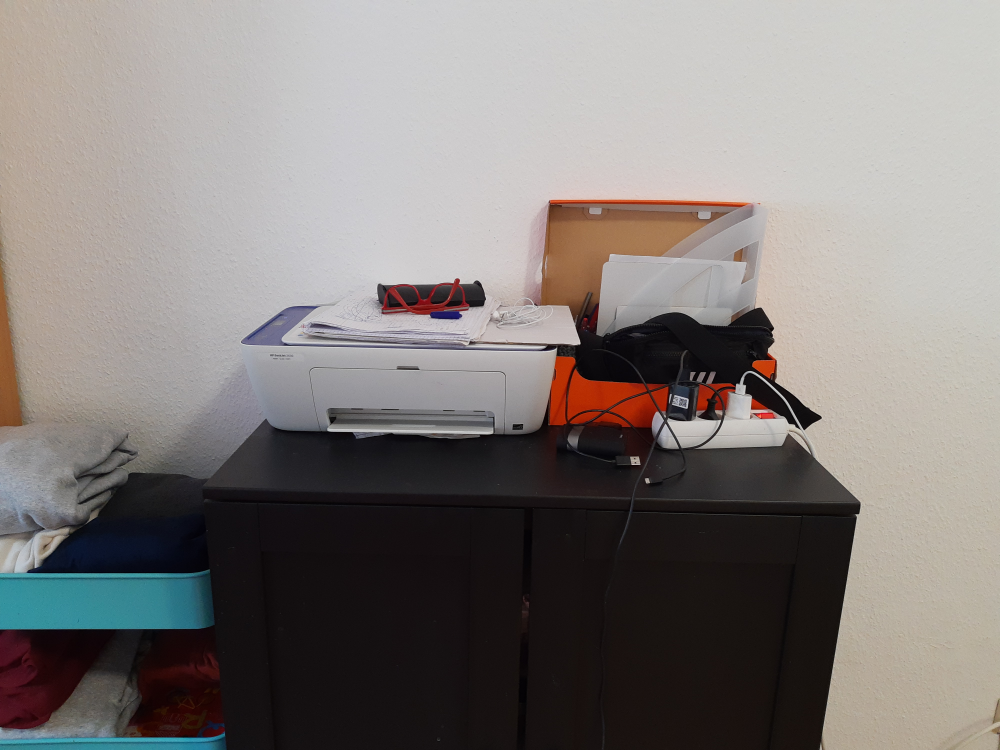
#> input picture VideoStabilization/data/picLeft.jpg, 4000 x 3000 px (shown at 1/4 size)
$ python main_proj2.py
#> lines starting #> are read from the running program, lines starting #| are printed output that depends on the picture
#> further down, ImgLeft is the input picture: PIL image 4000x3000 RGB; mean R, G, B 130.2, 124.9, 122.4
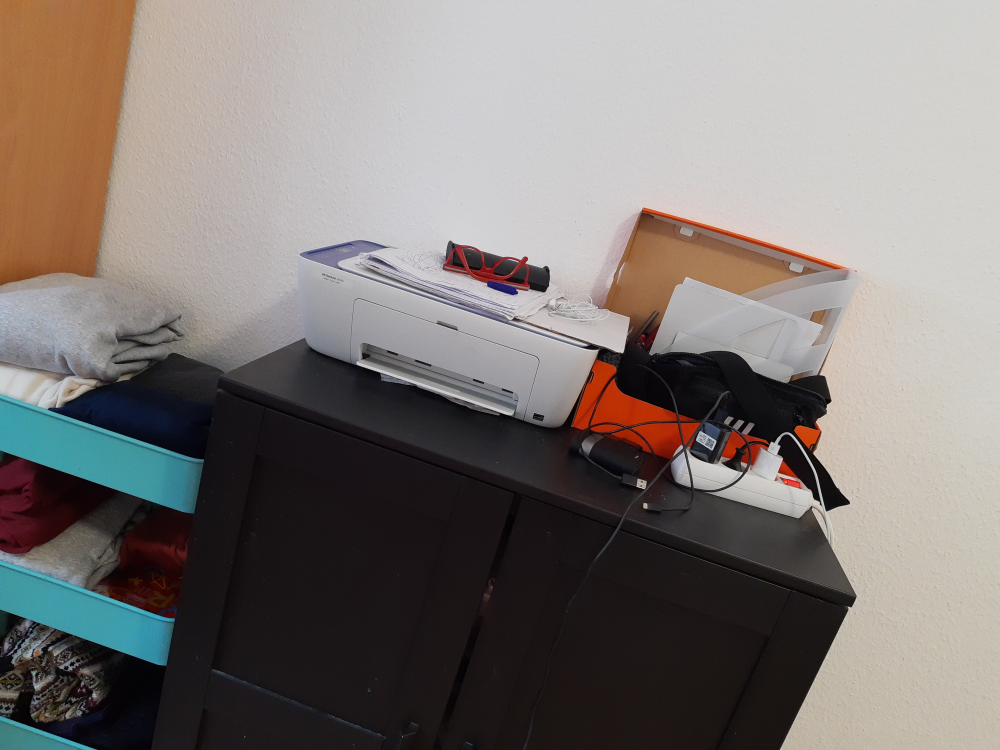
#> input picture VideoStabilization/data/picRight.jpg, 4000 x 3000 px (shown at 1/4 size)
#> further down, ImgRight is the input picture: PIL image 4000x3000 RGB; mean R, G, B 127.2, 120.9, 117.4
### VideoStabilization/extract_features.py

import cv2
import numpy as np

def detectFASTFeatures(imgA_uint8, threshold=30):
#> called with threshold = 20
    fast = cv2.FastFeatureDetector_create(threshold)
    keypoints_with_nonmax = fast.detect(imgA_uint8, None)
#> keypoints_with_nonmax = 7005 keypoints; strongest (x, y, size): (2560, 1857, 7), (1940, 1202, 7), (1942, 1200, 7), (3216, 1720, 7)
    image_with_nonmax = np.copy(imgA_uint8)
    cv2.drawKeypoints(imgA_uint8, keypoints_with_nonmax, image_with_nonmax,color=(0,255,0), flags=cv2.DRAW_MATCHES_FLAGS_DRAW_RICH_KEYPOINTS)
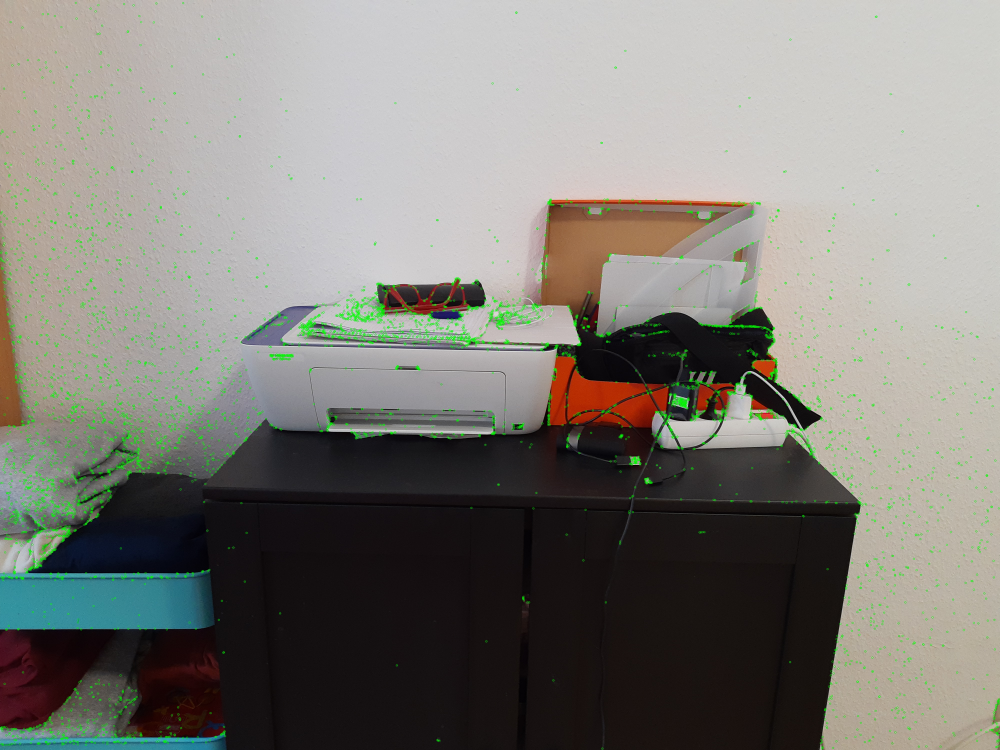
#> image_with_nonmax: shape (3000, 4000, 3) (shown at 1/4 size); mean R, G, B 128.3, 126.7, 120.6
    #plt.show()
    return keypoints_with_nonmax, image_with_nonmax

### VideoStabilization/transform_helper.py
from extract_features import detectFASTFeatures

import cv2
import numpy as np
from PIL import Image
from skimage.transform import resize, AffineTransform, warp
from skimage.measure import ransac

def convertTGenAffineToSRT(Trafo_aff):
    """
    @param arg1: generat affine transform, data type is the matrix returned by
                 AffineTransform(mat)
    @return: scale, rotation and tranlation equivalent.

    @brief
      Input is the matrix defining generalized affine transform. For numerical
      stability we convert it into only matrix defining only scale, rotation and
      translation equivalent. The new matrix will look like:
          |s*cos(ang)   s*sin(ang)  t_x|
          |s*-sin(ang)  s*cos(ang)  t_y|
          |   0            0         1 |
    """

    # Extract scale and rotation sub-matrix
    H = Trafo_aff.params
    R= H[:-1,:-1]
    # compute mean theta using
    theta = np.mean([np.arctan2(R[0,1],R[0,0]), np.arctan2(-R[1,0], R[1,1])])
    scale = np.mean(np.diagonal(R)/np.cos(theta))
    t = H[:,-1][:-1]
    HsRt = np.array([[scale*np.cos(theta)  ,  scale* np.sin(theta),   t[0]], \
                     [scale *-np.sin(theta),  scale * np.cos(theta),  t[1]], \
                     [       0,               0,                        1]])
    return AffineTransform(HsRt)

def estimateStabTform(imgA, imgB):
    """
    @param arg1: input numpy image array at t frame in video sequence.
    @param arg2: input numpy image array at t+1 frame in video sequence.

    @return:
        Tranform: stabilized genrelized affine transform of form
          |a_0  a_2  t_x|
          |a_1  a_3  t_y|
          | 0    0    1 |
    parameter a_* define scale, rotation and shear and t_* represents translations.
        PointsLeft: Corner points in arg1. For visualization.
        PointsRight: Corner points in arg2. For visualization.
        inliers: clean correspondence from PointsLeft to PointsRight
        outliers: not clean correspondence from PointsLeft and PointsRight
    """

    PointsA, image_corner_ptsA = detectFASTFeatures(imgA, threshold=20)
#> PointsA has the same summary as keypoints_with_nonmax in detectFASTFeatures
    PointsB, image_corner_ptsB = detectFASTFeatures(imgB, threshold=20)
#> call 2 of detectFASTFeatures, with threshold = 20
#> in detectFASTFeatures (call 2), `keypoints_with_nonmax = fast.detect(imgA_uint8, None)`: keypoints_with_nonmax = 10267 keypoints; strongest (x, y, size): (2577, 1955, 7), (2547, 1945, 7), (3279, 2017, 7), (2735, 1807, 7)
#> in detectFASTFeatures (call 2), `cv2.drawKeypoints(imgA_uint8, keypoints_with_nonmax, image_with_nonmax..`:
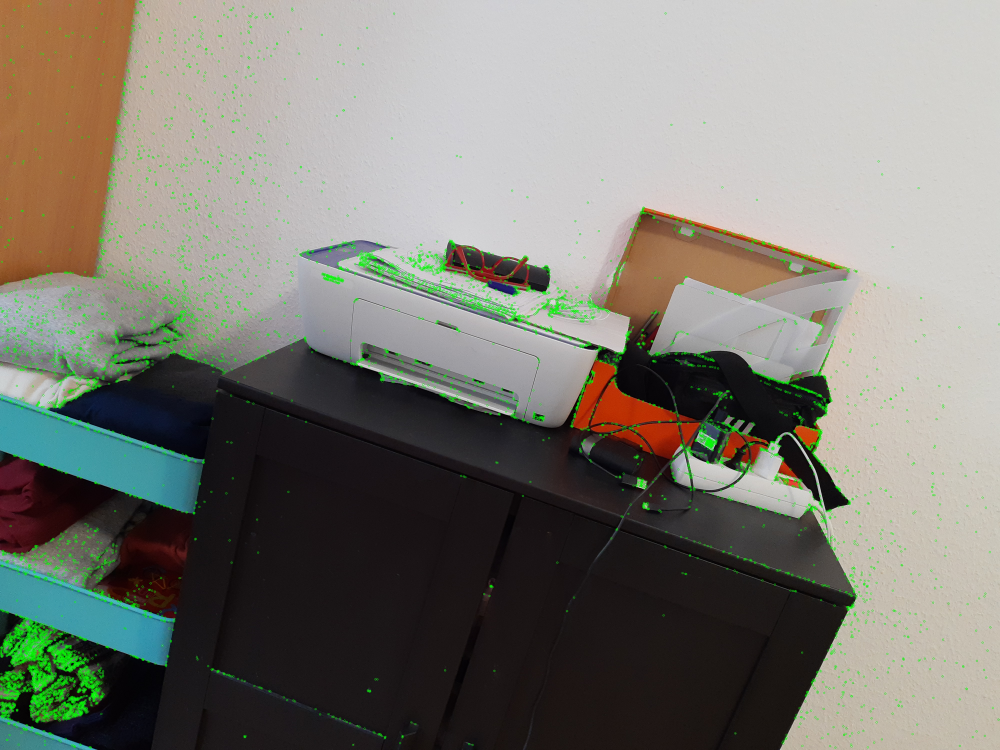
#> image_with_nonmax: shape (3000, 4000, 3) (shown at 1/4 size); mean R, G, B 124.9, 123.7, 115.4
#> PointsB has the same summary as keypoints_with_nonmax in detectFASTFeatures
    freakExtractor = cv2.xfeatures2d.FREAK_create()
    pointsA,descriptorsA= freakExtractor.compute(imgA, PointsA)
#> pointsA = 6885 keypoints; strongest (x, y, size): (2560, 1857, 7), (1940, 1202, 7), (1942, 1200, 7), (3216, 1720, 7)
    pointsB,descriptorsB= freakExtractor.compute(imgB, PointsB)
#> pointsB = 10072 keypoints; strongest (x, y, size): (2577, 1955, 7), (2547, 1945, 7), (3279, 2017, 7), (2735, 1807, 7)

    # create BFMatcher object
    bf = cv2.BFMatcher(cv2.NORM_HAMMING, crossCheck=True)
    # Match descriptors.
    matches = bf.match(descriptorsA,descriptorsB)
#> matches = 2247 matches

    A, B= [], []
    matches = sorted(matches, key = lambda x:x.distance)
    sel_matches = matches
#> sel_matches = 2247 matches
    for m in sel_matches:
        A.append(list(pointsA[m.queryIdx].pt))
        B.append(list(pointsB[m.trainIdx].pt))
#> after the loop, A = 2247 pairs, first value 25 to 3975, second value 34 to 2976; B = 2247 pairs, first value 25 to 3971, second value 24 to 2957
    Points_Left = np.array(A)
#> Points_Left has the same summary as A
    Points_Right = np.array(B)
#> Points_Right has the same summary as B

    model = AffineTransform()
    model.estimate(Points_Left, Points_Right)

    model_robust, inliers = ransac((Points_Right, Points_Left), AffineTransform, min_samples=3,
                                residual_threshold=2, max_trials=100)

    outliers = inliers == False

    return model_robust, Points_Left, Points_Right, inliers, outliers


def warpImg(tform, Img, newsize= None):
    if isinstance(Img, np.ndarray):
        newsize = Img.shape
        Img = Image.fromarray(Img)
    if newsize is None:
        img_warped = warp(Img, tform.inverse, output_shape=newsize)
    else:
        img_warped = warp(Img, tform.inverse, output_shape=newsize)
    max_val = np.max(img_warped)
    #import ipdb; ipdb.set_trace()
    if max_val:
        img_warped = img_warped / max_val
    img_warped = 255 * img_warped
    img_warped = img_warped.astype(np.uint8)
    return img_warped

### VideoStabilization/main_proj2.py

"""
    References
        [1] Tordoff, B; Murray, DW. "Guided sampling and consensus for motion estimation." European Conference n Computer Vision, 2002.
        [2] Lee, KY; Chuang, YY; Chen, BY; Ouhyoung, M. "Video Stabilization using Robust Feature Trajectories." National Taiwan University, 2009.
        [3] Litvin, A; Konrad, J; Karl, WC. "Probabilistic video stabilization using Kalman filtering and mosaicking." IS&T/SPIE Symposium on Electronic Imaging, Image and Video Communications and Proc., 2003.
        [4] Matsushita, Y; Ofek, E; Tang, X; Shum, HY. "Full-frame Video Stabilization." Microsoft® Research Asia. CVPR 2005.
"""


from visualization_helper import visualize_points, plot3Dview, draw_epipolar_lines, show_correspondences, show_imgsLeftRight, show_cornerpoints
from estimate_fundamental_matrix import estimate_normalized_fundamental_matrix
from transform_helper import convertTGenAffineToSRT, estimateStabTform, warpImg
import matplotlib.pyplot as plt
import numpy as np
import re
import cv2
from PIL import Image
import imshowpair
import numpy as np
from skimage.transform import resize, AffineTransform, warp
from skimage.measure import ransac


#cap = cv2.VideoCapture(filename)
ImgLeft = Image.open('./data/picLeft.jpg')
ImgRight = Image.open('./data/picRight.jpg')
# [4 lines of commented-out code are left out]
ImgLeft = np.array(ImgLeft)
ImgRight = np.array(ImgRight)

model_robust, Points_Left, Points_Right, inliers, outliers = estimateStabTform(ImgLeft, ImgRight)
#> Points_Left has the same summary as A in estimateStabTform; Points_Right has the same summary as B in estimateStabTform
model_robust = convertTGenAffineToSRT(model_robust)
#import ipdb; ipdb.set_trace()
ImgRight_corrected = warpImg(model_robust, ImgRight)
#> (the run stopped early here; a loop or call above may not have finished)
